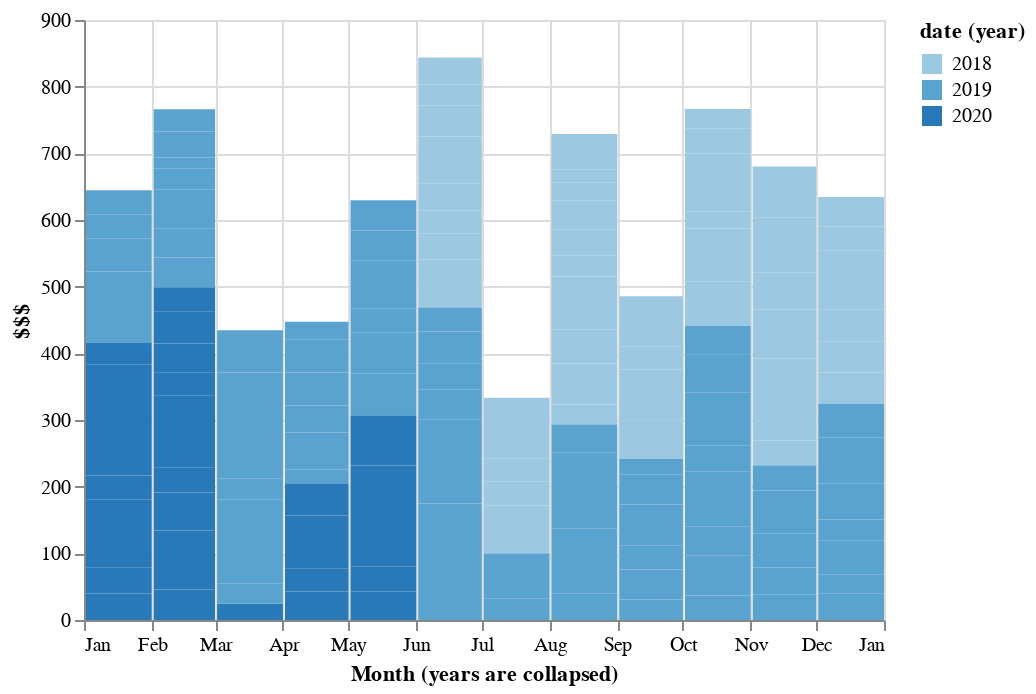

Source (notebook cell):
### Code cell
#### ==== behavior per month? #####

alt.Chart(o_df).mark_bar().encode(
    x = alt.X('month(date)',axis=alt.Axis(title='Month (years are collapsed)')),
    y = alt.Y('bill',axis=alt.Axis(title='$$$')),
    shape='year(date):O',
    color='year(date):O',
    tooltip=('restaurant','mean(bill)','date','items')
).transform_bin(
    'binned_count', field='date'
).interactive()

### Figure 1 — Vega-Lite specification as saved in the notebook (floating-point values rounded to 4 significant figures; data arrays with more than 128 entries replaced by an {"elided": "..."} marker saying what was removed)
{"config": {"view": {"continuousWidth": 400, "continuousHeight": 300}}, "data": {"name": "data-a0c35d5308fe46d69bbc301be58eae02"}, "mark": "bar", "encoding": {"color": {"type": "ordinal", "field": "date", "timeUnit": "year"}, "shape": {"type": "ordinal", "field": "date", "timeUnit": "year"}, "tooltip": [{"type": "nominal", "field": "restaurant"}, {"type": "quantitative", "aggregate": "mean", "field": "bill"}, {"type": "temporal", "field": "date"}, {"type": "nominal", "field": "items"}], "x": {"type": "temporal", "axis": {"title": "Month (years are collapsed)"}, "field": "date", "timeUnit": "month"}, "y": {"type": "quantitative", "axis": {"title": "$$$"}, "field": "bill"}}, "selection": {"selector004": {"type": "interval", "bind": "scales", "encodings": ["x", "y"]}}, "transform": [{"bin": true, "field": "date", "as": "binned_count"}], "$schema": "https://vega.github.io/schema/vega-lite/v4.8.1.json", "datasets": {"data-a0c35d5308fe46d69bbc301be58eae02": {"elided": "182 records"}}}
